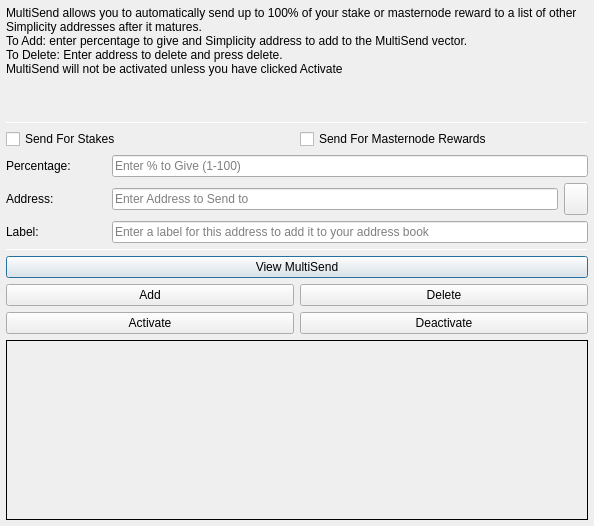
<?xml version="1.0" encoding="UTF-8"?>
<ui version="4.0">
 <class>MultiSendDialog</class>
 <widget class="QDialog" name="MultiSendDialog">
  <property name="windowModality">
   <enum>Qt::NonModal</enum>
  </property>
  <property name="geometry">
   <rect>
    <x>0</x>
    <y>0</y>
    <width>594</width>
    <height>526</height>
   </rect>
  </property>
  <property name="windowTitle">
   <string>MultiSend</string>
  </property>
  <layout class="QVBoxLayout" name="verticalLayout" stretch="0">
   <property name="margin">
    <number>6</number>
   </property>
   <item>
    <layout class="QVBoxLayout" name="verticalLayout_Main" stretch="1,1,1,0,1,1,1">
     <item>
      <widget class="QLabel" name="label_2">
       <property name="lineWidth">
        <number>1</number>
       </property>
       <property name="text">
        <string>MultiSend allows you to automatically send up to 100% of your stake or masternode reward to a list of other Simplicity addresses after it matures.
To Add: enter percentage to give and Simplicity address to add to the MultiSend vector.
To Delete: Enter address to delete and press delete.
MultiSend will not be activated unless you have clicked Activate</string>
       </property>
       <property name="alignment">
        <set>Qt::AlignLeading|Qt::AlignLeft|Qt::AlignTop</set>
       </property>
       <property name="wordWrap">
        <bool>true</bool>
       </property>
      </widget>
     </item>
     <item>
      <widget class="Line" name="line">
       <property name="minimumSize">
        <size>
         <width>0</width>
         <height>1</height>
        </size>
       </property>
       <property name="maximumSize">
        <size>
         <width>16777215</width>
         <height>1</height>
        </size>
       </property>
       <property name="orientation">
        <enum>Qt::Horizontal</enum>
       </property>
      </widget>
     </item>
     <item>
      <layout class="QVBoxLayout" name="verticalLayout_Settings">
       <item>
        <layout class="QHBoxLayout" name="horizontalLayout">
         <item>
          <widget class="QCheckBox" name="multiSendStakeCheckBox">
           <property name="text">
            <string>Send For Stakes</string>
           </property>
          </widget>
         </item>
         <item>
          <widget class="QCheckBox" name="multiSendMasternodeCheckBox">
           <property name="text">
            <string>Send For Masternode Rewards</string>
           </property>
          </widget>
         </item>
        </layout>
       </item>
       <item>
        <layout class="QHBoxLayout" name="horizontalLayout_6">
         <item>
          <widget class="QLabel" name="label">
           <property name="minimumSize">
            <size>
             <width>100</width>
             <height>0</height>
            </size>
           </property>
           <property name="toolTip">
            <string>Percentage of stake to send</string>
           </property>
           <property name="text">
            <string>Percentage:</string>
           </property>
          </widget>
         </item>
         <item>
          <widget class="QLineEdit" name="multiSendPercentEdit">
           <property name="toolTip">
            <string>Enter whole numbers 1 - 100</string>
           </property>
           <property name="placeholderText">
            <string>Enter % to Give (1-100)</string>
           </property>
          </widget>
         </item>
        </layout>
       </item>
       <item>
        <layout class="QHBoxLayout" name="horizontalLayout_7">
         <item>
          <widget class="QLabel" name="label_5">
           <property name="minimumSize">
            <size>
             <width>100</width>
             <height>0</height>
            </size>
           </property>
           <property name="toolTip">
            <string>Address to send portion of stake to</string>
           </property>
           <property name="text">
            <string>Address:</string>
           </property>
          </widget>
         </item>
         <item>
          <widget class="QLineEdit" name="multiSendAddressEdit">
           <property name="toolTip">
            <string/>
           </property>
           <property name="placeholderText">
            <string>Enter Address to Send to</string>
           </property>
          </widget>
         </item>
         <item>
          <widget class="QToolButton" name="addressBookButton">
           <property name="maximumSize">
            <size>
             <width>16777215</width>
             <height>32</height>
            </size>
           </property>
           <property name="toolTip">
            <string>Choose an address from the address book</string>
           </property>
           <property name="text">
            <string/>
           </property>
           <property name="icon">
            <iconset resource="../simplicity.qrc">
             <normaloff>:/icons/address-book</normaloff>:/icons/address-book</iconset>
           </property>
           <property name="shortcut">
            <string>Alt+A</string>
           </property>
          </widget>
         </item>
        </layout>
       </item>
      </layout>
     </item>
     <item>
      <layout class="QHBoxLayout" name="horizontalLayout_3">
       <item>
        <widget class="QLabel" name="label_3">
         <property name="minimumSize">
          <size>
           <width>100</width>
           <height>0</height>
          </size>
         </property>
         <property name="text">
          <string>Label:</string>
         </property>
        </widget>
       </item>
       <item>
        <widget class="QLineEdit" name="labelAddressLabelEdit">
         <property name="placeholderText">
          <string>Enter a label for this address to add it to your address book</string>
         </property>
        </widget>
       </item>
      </layout>
     </item>
     <item>
      <widget class="Line" name="line_2">
       <property name="minimumSize">
        <size>
         <width>0</width>
         <height>1</height>
        </size>
       </property>
       <property name="maximumSize">
        <size>
         <width>16777215</width>
         <height>1</height>
        </size>
       </property>
       <property name="orientation">
        <enum>Qt::Horizontal</enum>
       </property>
      </widget>
     </item>
     <item>
      <layout class="QVBoxLayout" name="verticalLayout_Buttons">
       <item>
        <layout class="QHBoxLayout" name="horizontalLayout_4">
         <item>
          <widget class="QPushButton" name="viewButton">
           <property name="toolTip">
            <string/>
           </property>
           <property name="statusTip">
            <string>View MultiSend Vector</string>
           </property>
           <property name="text">
            <string>View MultiSend</string>
           </property>
          </widget>
         </item>
        </layout>
       </item>
       <item>
        <layout class="QHBoxLayout" name="horizontalLayout_2">
         <item>
          <widget class="QPushButton" name="addButton">
           <property name="toolTip">
            <string/>
           </property>
           <property name="statusTip">
            <string>Add to MultiSend Vector</string>
           </property>
           <property name="text">
            <string>Add</string>
           </property>
          </widget>
         </item>
         <item>
          <widget class="QPushButton" name="deleteButton">
           <property name="toolTip">
            <string/>
           </property>
           <property name="statusTip">
            <string>Delete Address From MultiSend Vector</string>
           </property>
           <property name="text">
            <string>Delete</string>
           </property>
          </widget>
         </item>
        </layout>
       </item>
       <item>
        <layout class="QHBoxLayout" name="horizontalLayout_5">
         <item>
          <widget class="QPushButton" name="activateButton">
           <property name="statusTip">
            <string>Activate MultiSend</string>
           </property>
           <property name="text">
            <string>Activate</string>
           </property>
          </widget>
         </item>
         <item>
          <widget class="QPushButton" name="disableButton">
           <property name="statusTip">
            <string>Deactivate MultiSend</string>
           </property>
           <property name="text">
            <string>Deactivate</string>
           </property>
          </widget>
         </item>
        </layout>
       </item>
      </layout>
     </item>
     <item>
      <widget class="QLabel" name="message">
       <property name="minimumSize">
        <size>
         <width>0</width>
         <height>180</height>
        </size>
       </property>
       <property name="frameShape">
        <enum>QFrame::Panel</enum>
       </property>
       <property name="frameShadow">
        <enum>QFrame::Plain</enum>
       </property>
       <property name="lineWidth">
        <number>1</number>
       </property>
       <property name="midLineWidth">
        <number>1</number>
       </property>
       <property name="text">
        <string/>
       </property>
       <property name="alignment">
        <set>Qt::AlignLeading|Qt::AlignLeft|Qt::AlignTop</set>
       </property>
       <property name="wordWrap">
        <bool>true</bool>
       </property>
      </widget>
     </item>
    </layout>
   </item>
  </layout>
 </widget>
 <resources>
  <include location="../simplicity.qrc"/>
 </resources>
 <connections/>
</ui>
